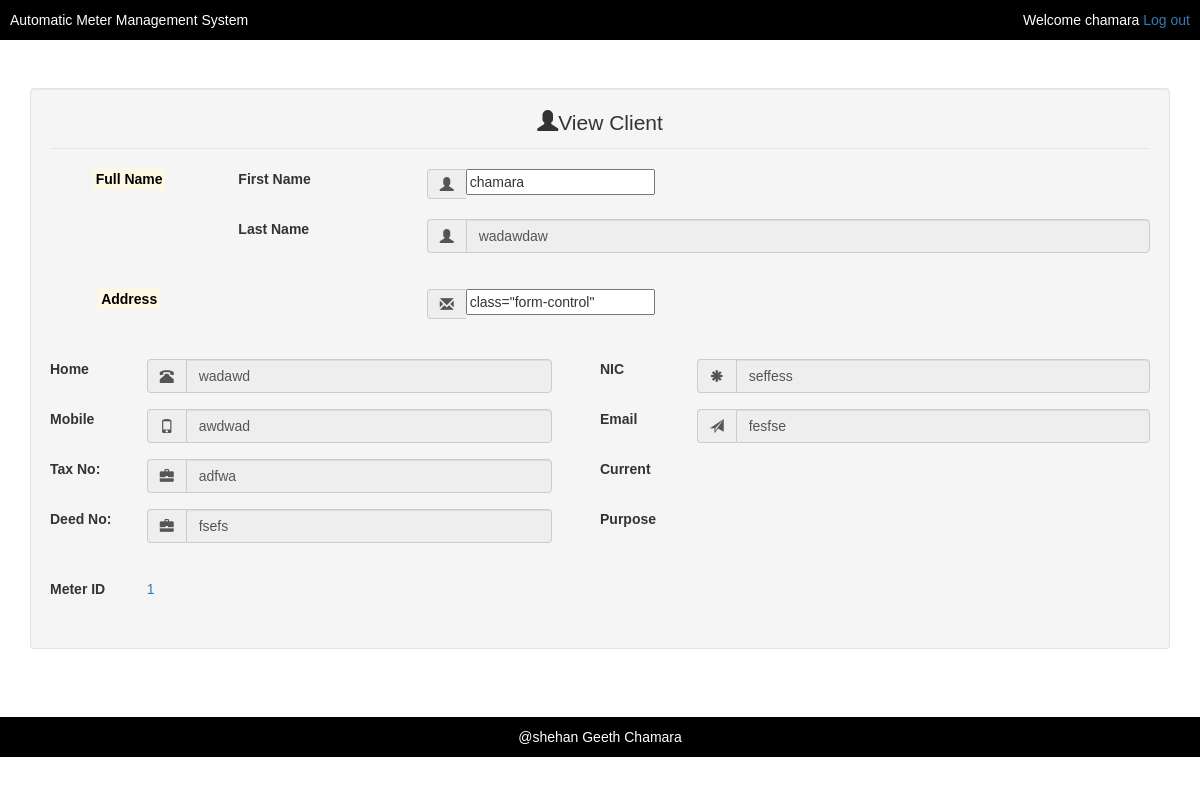
/Forms/viewClient.php?client_id=1 (signed in), run on the app's committed database.
### tables this page shows
CREATE TABLE `client_tb` (
  `client_id` int(10) UNSIGNED NOT NULL,
  `first_name` varchar(10) NOT NULL,
  `last_name` varchar(10) NOT NULL,
  `address` varchar(50) NOT NULL,
  `home_phone` varchar(15) NOT NULL,
  `mobile_phone` varchar(15) NOT NULL,
  `NIC` varchar(15) NOT NULL,
  `email` varchar(30) NOT NULL,
  `meter_id` int(11) NOT NULL,
  `password` varchar(50) NOT NULL,
  `current` varchar(50) NOT NULL,
  `deed_no` varchar(50) NOT NULL,
  `tax_number` varchar(50) NOT NULL,
  `purpose` varchar(50) NOT NULL,
  `is_delete` tinyint(4) NOT NULL
);

### Forms/viewClient.php (the view, shortened to what this page needs)
<?php require_once('../inc/connection.php'); ?>
<?php
		$first_name = "";
		$last_name = "";
		$addr_line1 = "";
		$home_phone = "";
		$mobile_phone = "";
		$nic = "";
		$email = "";
		$tax_number = "";
		$deed_number = "";
		$meter_ID = "";
	if(isset($_GET['client_id'])){
		$clientID = $_GET['client_id'];
	$query1 = "SELECT * FROM client_tb WHERE client_id = {$clientID}";
	$result_set = mysqli_query($connection,$query1);
	if($result_set){
		$record = mysqli_fetch_assoc($result_set);
		$first_name = $record['first_name'];
		$last_name = $record['last_name'];
		$addr_line1 = $record['address'];
		$home_phone = $record['home_phone'];
		$mobile_phone = $record['mobile_phone'];
		$nic = $record['NIC'];
		$email = $record['email'];
		$tax_number = $record['tax_number'];
		$deed_number = $record['deed_no'];
		$meter_ID = $record['meter_id'];
	}
	}
 ?>
<!DOCTYPE html>
<html lang="en">
<head>
	<link rel="stylesheet" href="../css/bootstrap.min.css">
</head>
<body>
<?php require_once('../header.php'); ?>
	<div class="container" style="margin-top: 48px; margin-bottom: 48px;">
		<form action="viewClient.php" class="well form-horizontal" method="post" id="contact-form">
			<fieldset>
				<legend><p class="text-center"><i class="glyphicon glyphicon-user"></i>View Client</p></legend>
					<div class="form-group">
						<label class="col-sm-2 control_label"><p class="text-center"><mark>Full Name</mark></p></label>
						<label class="col-sm-2 col-xs-12 control_label"><p>First Name</p></label>
						<div class="col-sm-8 inputGroupContainer">
							<div class="input-group">
								<span class="input-group-addon"><i class="glyphicon glyphicon-user"></i></span>
								<input type="text" name="first_name" value=<?php echo $first_name; ?> readonly>
							</div>
						</div>
					</div>
					<div class="form-group">
						<label class="col-sm-2 control_label"><p class="text-center"></p></label>
						<label class="col-sm-2 col-xs-12 control_label"><p>Last Name</p></label>
						<div class="col-sm-8 inputGroupContainer">
							<div class="input-group">
								<span class="input-group-addon"><i class="glyphicon glyphicon-user"></i></span>
								<input type="text" name="last_name" value=<?php echo $last_name; ?> class="form-control" readonly>
							</div>
						</div>
					</div>
					<br>
					<div class="form-group">
						<label class="col-sm-2 control_label"><p class="text-center"><mark>Address</mark></p></label>
						<label class="col-sm-2 col-xs-12 control_label"><p></p></label>
						<div class="col-sm-8 inputGroupContainer">
							<div class="input-group">
								<span class="input-group-addon"><i class="glyphicon glyphicon-envelope"></i></span>
								<input type="text" name="address_line1" value=<?php echo $addr_line1 ;?> class="form-control" readonly>
							</div>
						</div>
					</div>
					<br>
					<div id="col1" style="width :50%; height: 100%; float: left">
						<div class="form-group">
							<label class="col-sm-2 col-xs-12 control_label"><p>Home</p></label>
							<div class="col-sm-9 inputGroupContainer">
								<div class="input-group">
									<span class="input-group-addon"><i class="glyphicon glyphicon-phone-alt"></i></span>
									<input type="text" name="home_phone" value=<?php echo $home_phone ;?> class="form-control" readonly>
								</div>
							</div>
						</div>
						<div class="form-group">
							<label class="col-sm-2 col-xs-12 control_label"><p>Mobile</p></label>
							<div class="col-sm-9 inputGroupContainer">
								<div class="input-group">
									<span class="input-group-addon"><i class="glyphicon glyphicon-phone"></i></span>
									<input type="text" name="mobile_phone" value=<?php echo $mobile_phone; ?> class="form-control" readonly>
								</div>
							</div>
						</div>
						<div class="form-group">
							<label class="col-sm-2 col-xs-12 control_label"><p>Tax No:</p></label>
							<div class="col-sm-9 inputGroupContainer">
								<div class="input-group">
									<span class="input-group-addon"><i class="glyphicon glyphicon-briefcase"></i></span>
									<input type="text" name="tax_number" value=<?php echo $tax_number; ?> class="form-control" readonly>
								</div>
							</div>
						</div>
						<div class="form-group">
							<label class="col-sm-2 col-xs-12 control_label"><p>Deed No:</p></label>
							<div class="col-sm-9 inputGroupContainer">
								<div class="input-group">
									<span class="input-group-addon"><i class="glyphicon glyphicon-briefcase"></i></span>
									<input type="text" name="deed_number" value=<?php echo $deed_number; ?> class="form-control" readonly>
								</div>
							</div>
						</div>
						<br>
						<div class="form-group">
							<label class="col-sm-2 col-xs-12 control_label"><p>Meter ID</p></label>
							<div class="col-sm-9 inputGroupContainer">
								<div class="input-group">
									<a href="../payment/html/client_payment.php?meter_id=<?php echo $meter_ID; ?>"><?php echo $meter_ID; ?></a>
								</div>
							</div>
						</div>
					</div>
					<div id="col2" style="width :50%; height: 100%; float: left">
						<div class="form-group">
							<label class="col-sm-2 col-xs-12 control_label"><p>NIC</p></label>
							<div class="col-sm-10 inputGroupContainer">
								<div class="input-group">
									<span class="input-group-addon"><i class="glyphicon glyphicon-asterisk"></i></span>
									<input type="text" name="nic" value=<?php echo $nic; ?> class="form-control" readonly>
								</div>
							</div>
						</div>
						<div class="form-group">
							<label class="col-sm-2 col-xs-12 control_label"><p>Email</p></label>
							<div class="col-sm-10 inputGroupContainer">
								<div class="input-group">
									<span class="input-group-addon"><i class="glyphicon glyphicon-send"></i></span>
									<input type="text" name="email" value=<?php echo $email; ?> class="form-control" readonly>
								</div>
							</div>
						</div>
						<div class="form-group">
							<label class="col-sm-4 col-xs-12 control_label"><p>Current</p></label>
						</div>
						<div class="form-group">
							<label class="col-sm-4 col-xs-12 control_label"><p>Purpose</p></label>
						</div>
					<br>
			</fieldset>
		</form>
	</div>
<?php require_once('../footer.php'); ?>
</body>
</html>

### header.php (style rules this page uses)
body { font-family: Arial, "Helvetica Neue", Helvetica, sans-serif; }

### data on the page
client_tb: first_name "chamara", last_name "wadawdaw", home_phone "wadawd", mobile_phone "awdwad", tax_number "adfwa", deed_number "fsefs", meter "1", nic "seffess", email "fesfse"

### other printed values
$_SESSION['user_name'] "chamara"
